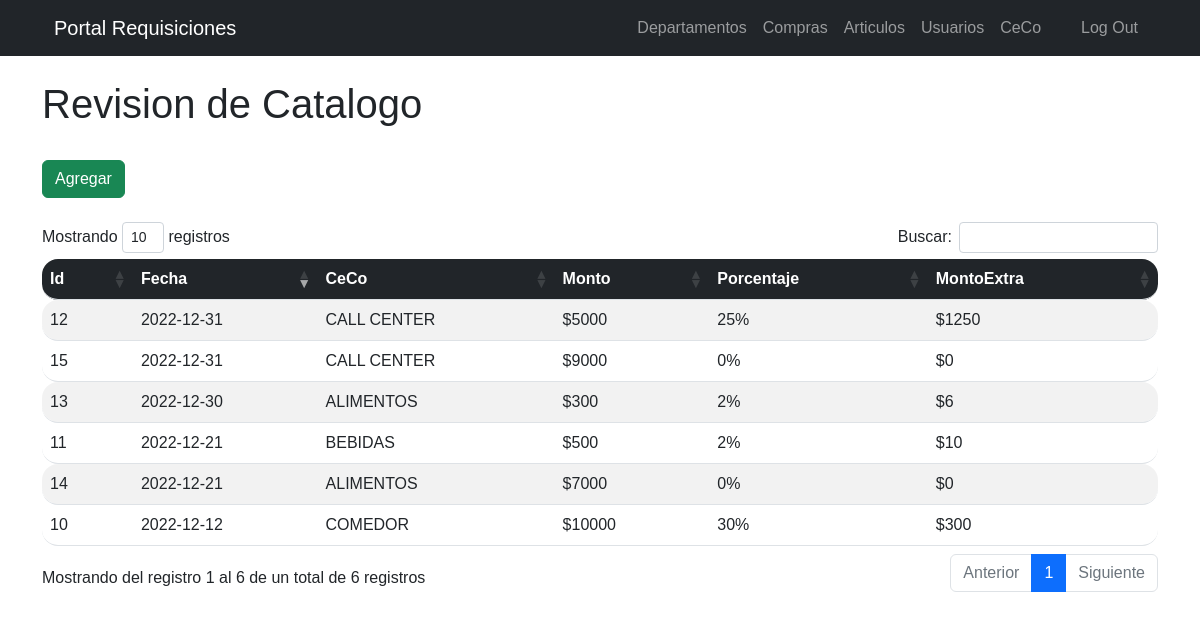
/views/catalogo.php (signed in), run on the app's committed database.
### tables this page shows
CREATE TABLE `catalogo` (
  `id` int(11) NOT NULL,
  `fecha` date NOT NULL,
  `id_ceco` int(11) NOT NULL,
  `monto` double NOT NULL,
  `porcentaje` float NOT NULL,
  `extra` float NOT NULL
);

CREATE TABLE `ceco` (
  `id` int(11) NOT NULL,
  `centro` varchar(150) NOT NULL,
  `estado` int(11) NOT NULL,
  `fecha` timestamp NOT NULL DEFAULT current_timestamp() ON UPDATE current_timestamp()
);

### views/catalogo.php (the view, shortened to what this page needs)
<?php
include_once "../includes/header.php";
?>
<!DOCTYPE html>
<html lang="en">
<head>
    <link rel="stylesheet" href="../DataTables/css/dataTables.bootstrap4.min.css">
      <link rel="stylesheet" type="text/css" href="../css/prueba.css">
</head>
<div class="container is-fluid">
<div class="col-xs-12">
		<h1>Revision de Catalogo</h1>
    <br>
		<div>
    <button type="button" class="btn btn-success" data-toggle="modal" data-target="#cat">
				<span class="glyphicon glyphicon-plus"></span> Agregar</a></button>
    </div>
		<br>
        <table class="table table-striped"  id= "table_id">
                         <thead>
                         <tr class="bg-dark">
                        <th>Id</th>
                        <th>Fecha</th>
                        <th>CeCo</th>
                        <th>Monto</th>
                        <th>Porcentaje</th>
                        <th>MontoExtra</th>
                        </tr>
                        </thead>
                        <tbody>
				<?php
require_once ("../includes/db.php");
$result=mysqli_query($conexion,"SELECT ca.id, ca.fecha,ca.monto, ca.porcentaje, ca.extra, c.centro
FROM catalogo ca
INNER JOIN ceco c
ON ca.id_ceco = c.id");
while ($fila = mysqli_fetch_assoc($result)):
?>
<tr>
<td><?php echo $fila['id']; ?></td>
<td><?php echo $fila['fecha']; ?></td>
<td><?php echo $fila['centro']; ?></td>
<td><?php echo '$'.$fila['monto']; ?></td>
<td><?php echo $fila['porcentaje']; ?>%</td>
<td><?php echo '$'.$fila['extra']; ?></td>
</tr>
<?php endwhile;?>
	</body>
  <?php include("../includes/cat.php"); ?>
</html>

### css/estilo.css (style rules this page uses)
body { padding-top: 70px; }
* { margin: 0; padding: 0; box-sizing: border-box; font-family: 'Poppins', sans-serif; }
body { background: #644bff; padding: 0 20px; }
.is-fluid { margin-top: 80px; }
td:first-child, th:first-child { border-radius: 16px 0 0 16px; }
td:last-child, th:last-child { border-radius: 0 16px 16px 0; }

### css/prueba.css (style rules this page uses)
table.dataTable thead th, table.dataTable tfoot th { font-weight: bold; color: white; }

### views/catalogo.php (style rules this page uses)
table.dataTable thead th, table.dataTable tfoot th { font-weight: bold; color: white; }

### data on the page
catalogo: id "10", fecha "2022-12-12", id_ceco.centro "COMEDOR", monto "10000", porcentaje "30", extra "300"
catalogo: id "11", fecha "2022-12-21", id_ceco.centro "BEBIDAS", monto "500", porcentaje "2", extra "10"
catalogo: id "12", fecha "2022-12-31", id_ceco.centro "CALL CENTER", monto "5000", porcentaje "25", extra "1250"
catalogo: id "13", fecha "2022-12-30", id_ceco.centro "ALIMENTOS", monto "300", porcentaje "2", extra "6"
catalogo: id "14", fecha "2022-12-21", id_ceco.centro "ALIMENTOS", monto "7000", porcentaje "0", extra "0"
catalogo: id "15", fecha "2022-12-31", id_ceco.centro "CALL CENTER", monto "9000", porcentaje "0", extra "0"
